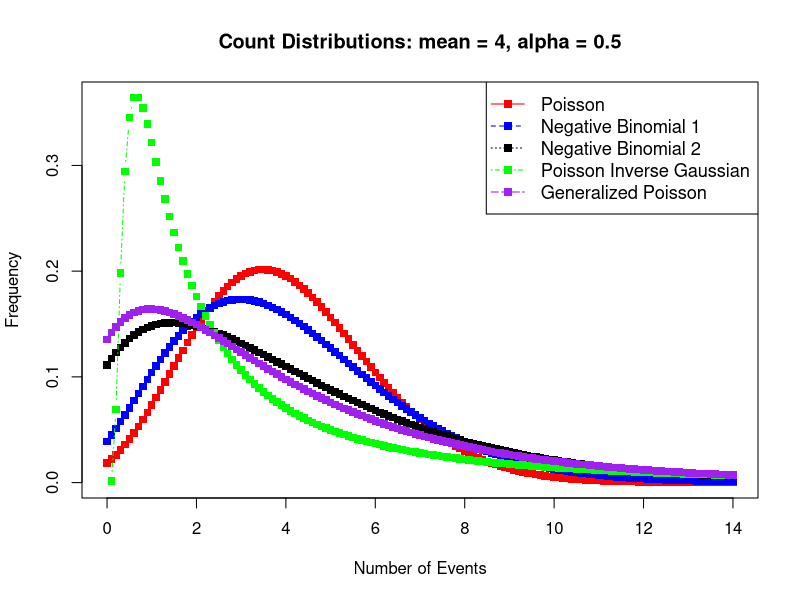
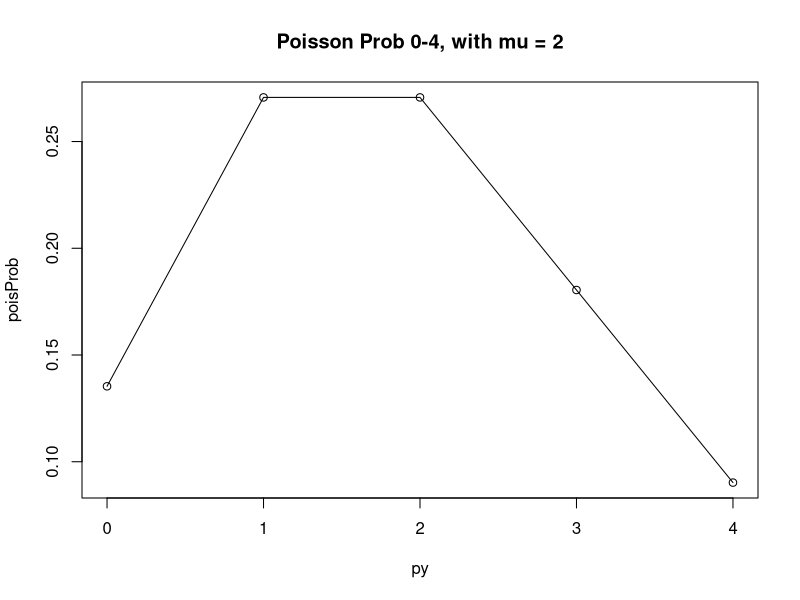
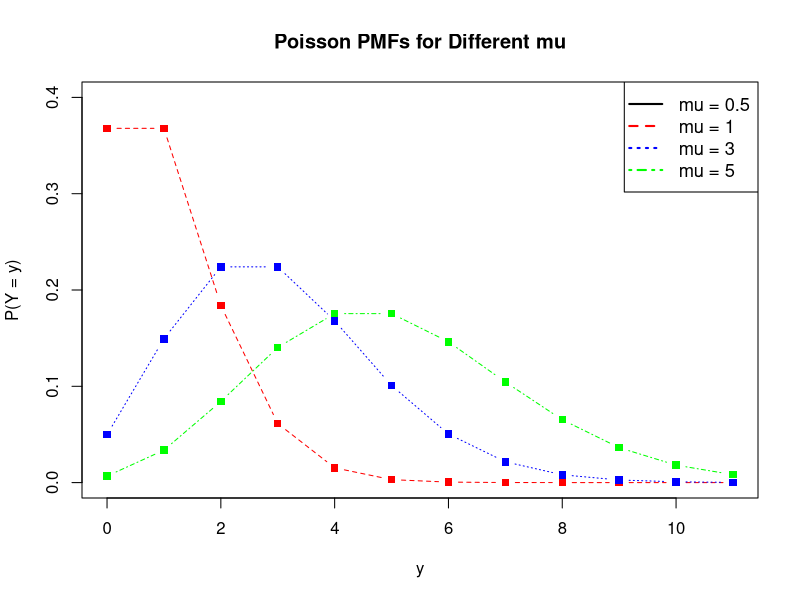

These figures' R source, in order:
## ---- chunk 1
knitr::opts_chunk$set(echo = TRUE)
## ---- chunk 2
## Code for commonly used count distributions
obs <- 15;
mu <- 4;
y <- (0:140)/10;
alpha <- .5;
amu <- mu*alpha; layout(1)
all.lines <- vector(mode = 'list', length = 5)
for (i in 1:length(mu)) {
  # Poisson
  yp = exp(-mu[i])*(mu[i]^y) / factorial(y)
  # Neg Binomial 1
  ynb1 = exp(log(gamma(mu[i]/alpha + y))
             - log(gamma(y+1))
             - log(gamma(mu[i]/alpha))
             + (mu[i]/alpha)*log(1/(1+alpha))
             +y*log(1-1/(1+alpha)))
  # Neg Binomial 2
  ynb2 = exp( y*log(amu[i]/(1+amu[i]))
              - (1/alpha) * log(1+amu[i])
              + log(gamma(y+1/alpha))
              - log(gamma(y+1))
              - log(gamma(1/alpha)) )
  # Poisson Inverse Gaussian
  ypig = exp( (-(y-mu[i])^2) / (alpha*2*y*mu[i]^2))*(sqrt(1/(alpha*2*pi*y^3)))
  # Generalized Poisson
  ygp = exp( log((1-alpha)*mu[i])
             + (y-1)*log((1-alpha) * mu[i]+alpha*y)
             - (1-alpha)*mu[i]
             - alpha * y
             - log(gamma(y+1)))
  
  all.lines = list(yp = yp, ynb1 = ynb1, ynb2 = ynb2, ypig = ypig, ygp = ygp)
  
  # Chart
  ymax = max(unlist(all.lines), na.rm=TRUE)
  cols = c("red", "blue", "black", "green", "purple")
  plot(y, all.lines[[1]], ylim = c(0, ymax), type="n", main="Count Distributions: mean = 4, alpha = 0.5",
            xlab = "Number of Events",
            ylab = "Frequency",
      )
  for (j in 1:5)
  lines(y, all.lines[[j]], ylim = c(0, ymax), col = cols[j], type = "b", pch = 15, lty = j)

  legend('topright', cex = 1.1, pch = 15,
         legend = c("Poisson", "Negative Binomial 1", "Negative Binomial 2", "Poisson Inverse Gaussian", "Generalized Poisson"),
         col = cols,
         lty = 1:5,
         lwd = 1)
}
## ---- chunk 3
## Fitting a Poisson Distribution
# Define the mean value
mu <- 2
# Define response
y <- c(4, 2, 0.3, 1, 2)
## ---- chunk 4
y0 <- exp(-mu) * (mu^0) / factorial(0)
y1 <- exp(-mu) * (mu^1) / factorial(1)
y2 <- exp(-mu) * (mu^2) / factorial(2)
y3 <- exp(-mu) * (mu^3) / factorial(3)
y4 <- exp(-mu) * (mu^4) / factorial(4)
# Storing the Pois Prob
poisProb <- c(y0, y1, y2, y3, y4); poisProb
## ---- chunk 5
dpois(0:4, lambda = mu)
## ---- chunk 6
ppois(0:4, lambda = mu)
## ---- chunk 7
# Visualize Poisson probabilities
py <- 0:4
plot(poisProb ~ py, xlim=c(0,4), type="o", main ="Poisson Prob 0-4, with mu = 2")
## ---- chunk 8
# Visualize for different mu
mus <- c(0.5, 1, 3, 5)
y <- 0:11
cols <- c("black", "red", "blue", "green")  
layout(1)

for (i in 1:length(mus)) {
  p <- dpois(y, mus[i])
  if (i == 1) {
    plot(y, p, col = cols[i], type = 'n', lty = i,
         ylim = c(0, 0.4),
         pch = 15,
         main = "Poisson PMFs for Different mu",
         xlab = "y", ylab = "P(Y = y)")
  } else {
    lines(y, p, col = cols[i], lty = i, pch = 15, type = 'b')
  }
}
legend('topright', cex = 1.1, pch = NA,
       legend = c("mu = 0.5", "mu = 1", "mu = 3", "mu = 5"),
       col = cols,
       lty = 1:4,
       lwd = 2)

